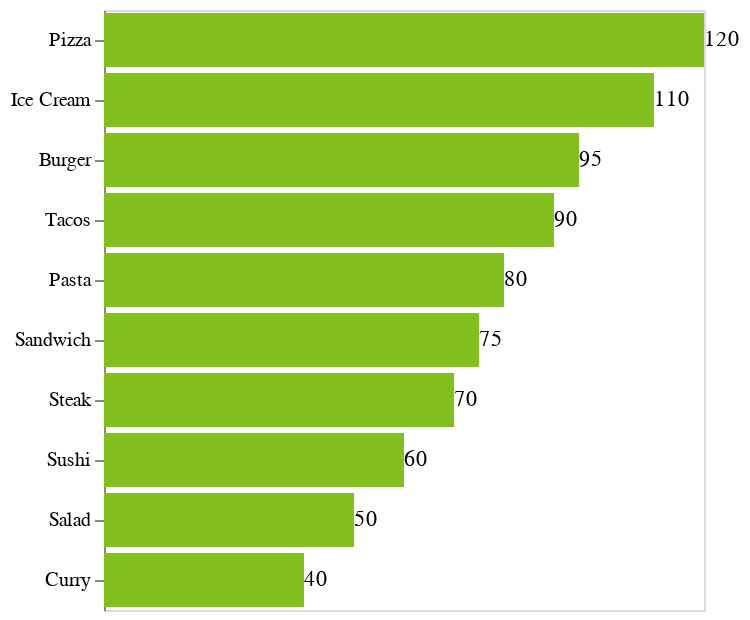

The cell this chart's notebook holds for it:
### Code cell
text = chart.mark_text(
    align='left',
    baseline='middle',
).encode(
    text='Number of Likes',
    y=alt.Y('Meal Type', sort='-x', title=None)
)

chart + text

### Figure 1 — Vega-Lite specification as saved in the notebook (floating-point values rounded to 4 significant figures)
{"config": {"view": {"continuousWidth": 300, "continuousHeight": 300}}, "layer": [{"mark": {"type": "bar", "color": "#81c01e"}, "encoding": {"x": {"axis": null, "field": "Number of Likes", "type": "quantitative"}, "y": {"field": "Meal Type", "sort": "-x", "title": null, "type": "nominal"}}}, {"mark": {"type": "text", "align": "left", "baseline": "middle"}, "encoding": {"text": {"field": "Number of Likes", "type": "quantitative"}, "x": {"axis": null, "field": "Number of Likes", "type": "quantitative"}, "y": {"field": "Meal Type", "sort": "-x", "title": null, "type": "nominal"}}}], "data": {"name": "data-9187503ac3d3dc67af67b51825ba4897"}, "height": 300, "width": 300, "$schema": "https://vega.github.io/schema/vega-lite/v5.20.1.json", "datasets": {"data-9187503ac3d3dc67af67b51825ba4897": [{"Meal Type": "Pizza", "Number of Likes": 120}, {"Meal Type": "Burger", "Number of Likes": 95}, {"Meal Type": "Pasta", "Number of Likes": 80}, {"Meal Type": "Sushi", "Number of Likes": 60}, {"Meal Type": "Salad", "Number of Likes": 50}, {"Meal Type": "Steak", "Number of Likes": 70}, {"Meal Type": "Tacos", "Number of Likes": 90}, {"Meal Type": "Ice Cream", "Number of Likes": 110}, {"Meal Type": "Curry", "Number of Likes": 40}, {"Meal Type": "Sandwich", "Number of Likes": 75}]}}
